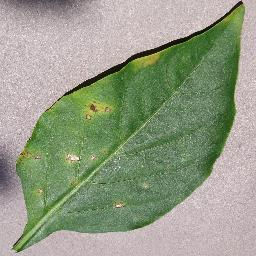
#> input picture plant_disease_project/dataset/Pepper__bell___Bacterial_spot/02baf62e-11e2-4dde-97fb-e369b57d55d3___JR_B.Spot 8971.JPG, 256 x 256 px
$ python -i preprocessing.py   (imports and definitions only)   (older library calls are emulated)
#> lines starting #> are read from the running program, lines starting #| are printed output that depends on the picture
#> further down, picture is the input picture: PIL image 256x256 RGB; mean R, G, B 147.6, 155.9, 133.6
"""
detector/ml/preprocessing.py

Image quality assessment and enhancement pipeline.

Design decisions
----------------
* Blur detection uses the variance of the Laplacian operator (a standard,
  fast estimator).  A low variance indicates few sharp edges → likely blurry.
  This is an *estimate* – it cannot guarantee whether disease features are
  preserved or lost.
* Enhancement is conservative:
  - CLAHE (Contrast Limited Adaptive Histogram Equalisation) on the L channel
    of LAB colour space for contrast.  Limits are kept tight to avoid artefacts.
  - Gentle Gaussian denoising only when noise is detected.
  - No aggressive sharpening or deconvolution that could introduce artefacts.
* Enhancement is skipped when the image is already of good quality.
* If the quality score is below UNRECOVERABLE_THRESHOLD the caller is advised
  to ask for a clearer photo; enhancement is not attempted.
* The original PIL image is never modified in place.
"""

from __future__ import annotations

import io
import logging
from dataclasses import dataclass, field
from pathlib import Path
from typing import Tuple

import cv2
import numpy as np
from PIL import Image, ImageFilter

logger = logging.getLogger(__name__)

# ── Tunable thresholds ──────────────────────────────────────────────────────
BLUR_THRESHOLD = 100.0        # Laplacian variance below this → blurry
UNRECOVERABLE_THRESHOLD = 15.0  # Below this → too poor even to try
NOISE_THRESHOLD = 25.0         # Std-dev estimate above this → noisy


@dataclass
class QualityReport:
    """Results of the quality assessment step."""
    laplacian_variance: float = 0.0
    is_blurred: bool = False
    is_unrecoverable: bool = False
    noise_estimate: float = 0.0
    width: int = 0
    height: int = 0
    channels: int = 3
    quality_label: str = "Unknown"
    quality_score: float = 0.0   # 0–100 normalised convenience score
    messages: list[str] = field(default_factory=list)


def assess_quality(pil_image: Image.Image) -> QualityReport:
    """
    Analyse image quality and return a :class:`QualityReport`.

    Parameters
    ----------
    pil_image : PIL.Image.Image
        The image to assess (any mode – converted internally).

    Returns
    -------
    QualityReport
    """
    img_rgb = pil_image.convert("RGB")
    arr = np.array(img_rgb)

    # Convert to grayscale for Laplacian
    gray = cv2.cvtColor(arr, cv2.COLOR_RGB2GRAY)
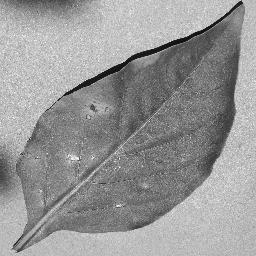
#> gray: shape (256, 256); min 2, max 252, mean 150.9
    lap_var = float(cv2.Laplacian(gray, cv2.CV_64F).var())
#> lap_var = 4371.5

    # Noise estimate: high-pass residual std dev
    blurred_for_noise = cv2.GaussianBlur(gray, (5, 5), 0)
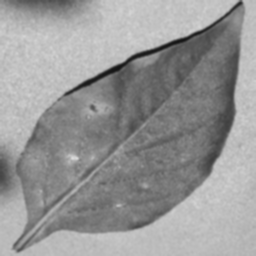
#> blurred_for_noise: shape (256, 256); min 20, max 217, mean 150.9
    noise_est = float(np.std(gray.astype(np.float32) - blurred_for_noise.astype(np.float32)))
#> noise_est = 13.95

    h, w = gray.shape
#> h = 256; w = 256
    channels = len(img_rgb.getbands())
#> channels = 3

    is_unrecoverable = lap_var < UNRECOVERABLE_THRESHOLD
#> is_unrecoverable = False
    is_blurred = lap_var < BLUR_THRESHOLD
#> is_blurred = False

    # Normalised convenience score (clipped 0–100)
    quality_score = min(100.0, (lap_var / BLUR_THRESHOLD) * 100.0)
#> quality_score = 100

    if is_unrecoverable:
        label = "Very Poor"
        msgs = [
            "The image is extremely blurry or low-contrast.",
            "Please retake the photo in good lighting, holding the camera steady.",
        ]
    elif is_blurred:
        label = "Low"
        msgs = [
            "The image appears blurry. Enhancement will be attempted.",
            "Note: blur detection is an estimate; disease features may still "
            "be present or absent regardless of this score.",
        ]
    elif quality_score < 80:
        label = "Acceptable"
        msgs = ["Image quality is acceptable for classification."]
    else:
        label = "Good"
        msgs = ["Image quality is good."]

    return QualityReport(
        laplacian_variance=lap_var,
        is_blurred=is_blurred,
        is_unrecoverable=is_unrecoverable,
        noise_estimate=noise_est,
        width=w,
        height=h,
        channels=channels,
        quality_label=label,
        quality_score=round(quality_score, 2),
        messages=msgs,
    )


# [58 lines left out: functions enhance_image, preprocess_for_model, pil_to_bytes, not called in this run]

>>> from PIL import Image
>>> picture = Image.open('../../dataset/Pepper__bell___Bacterial_spot/02baf62e-11e2-4dde-97fb-e369b57d55d3___JR_B.Spot 8971.JPG')
>>> result = assess_quality(picture)

$ run again, on plant_disease_project/dataset/Pepper__bell___Bacterial_spot/0495b4d4-66a4-438c-862d-c483f08e4a95___JR_B.Spot 3288.JPG
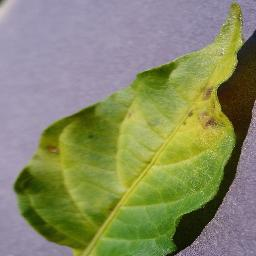
#> input picture plant_disease_project/dataset/Pepper__bell___Bacterial_spot/0495b4d4-66a4-438c-862d-c483f08e4a95___JR_B.Spot 3288.JPG, 256 x 256 px
#> picture is the input picture: PIL image 256x256 RGB; mean R, G, B 134.4, 138.3, 101
#> in assess_quality, `gray = cv2.cvtColor(arr, cv2.COLOR_RGB2GRAY)`:
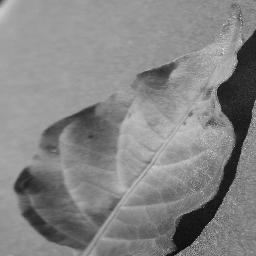
#> gray: shape (256, 256); min 1, max 228, mean 132.9
#> lap_var = 632.1
#> noise_est = 5.86
#> channels = 3
#> is_unrecoverable = False
#> quality_score = 100

$ run again, on plant_disease_project/dataset/Pepper__bell___Bacterial_spot/1aeb4d06-0069-4fea-be9f-3200ac2e9373___NREC_B.Spot 1909.JPG
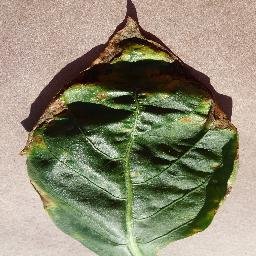
#> input picture plant_disease_project/dataset/Pepper__bell___Bacterial_spot/1aeb4d06-0069-4fea-be9f-3200ac2e9373___NREC_B.Spot 1909.JPG, 256 x 256 px
#> picture is the input picture: PIL image 256x256 RGB; mean R, G, B 141.1, 137, 114.3
#> in assess_quality, `gray = cv2.cvtColor(arr, cv2.COLOR_RGB2GRAY)`:
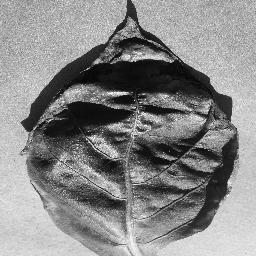
#> gray: shape (256, 256); min 1, max 252, mean 135.6
#> lap_var = 7599.6
#> in assess_quality, `blurred_for_noise = cv2.GaussianBlur(gray, (5, 5), 0)`:
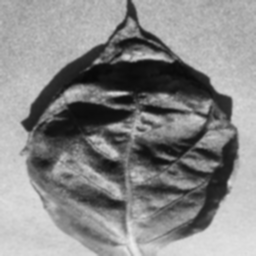
#> blurred_for_noise: shape (256, 256); min 8, max 236, mean 135.6
#> noise_est = 18.55
#> channels = 3
#> is_unrecoverable = False
#> quality_score = 100

$ run again, on plant_disease_project/dataset/Pepper__bell___Bacterial_spot/3342ddb9-c0b2-44c1-90eb-035e207a5c8a___JR_B.Spot 3372.JPG
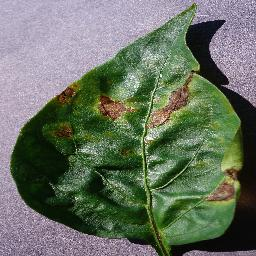
#> input picture plant_disease_project/dataset/Pepper__bell___Bacterial_spot/3342ddb9-c0b2-44c1-90eb-035e207a5c8a___JR_B.Spot 3372.JPG, 256 x 256 px
#> picture is the input picture: PIL image 256x256 RGB; mean R, G, B 104.1, 113.6, 97.7
#> in assess_quality, `gray = cv2.cvtColor(arr, cv2.COLOR_RGB2GRAY)`:
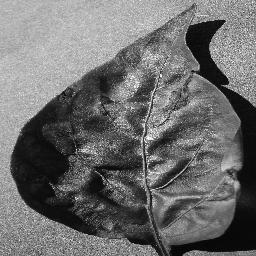
#> gray: shape (256, 256); min 0, max 253, mean 109
#> lap_var = 8459
#> in assess_quality, `blurred_for_noise = cv2.GaussianBlur(gray, (5, 5), 0)`:
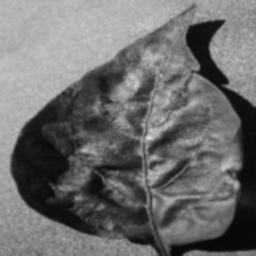
#> blurred_for_noise: shape (256, 256); min 7, max 226, mean 109
#> noise_est = 19.16
#> channels = 3
#> is_unrecoverable = False
#> quality_score = 100
